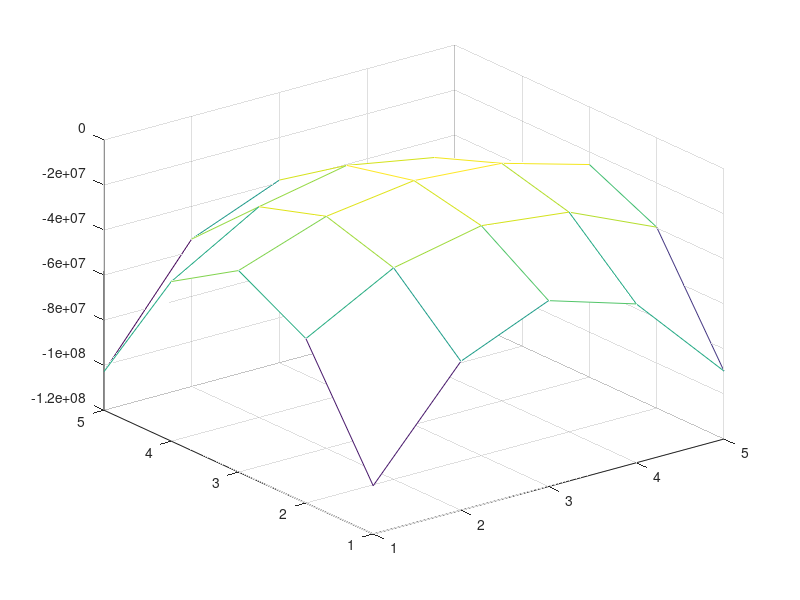

Reproduce this figure in MATLAB. (Note: this script raises an error after producing the figure.)
[x1,x2] = meshgrid(-2:2);
Z =(1+(1+x1+x2).^2*(19-14*x1+3*x1.^2-14*x2+6*x1.*x2+3*x2.^2))*(30+(2*x1-3*x2)^2*(18-32*x1+12*x1.^2+48*x2-36*x1.*x2+27*x2.^2));
mesh(Z)
x = fminsearch(@fun3,[-2,2])
y = fun3(x)